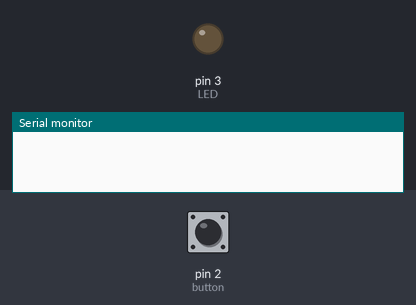
Simulated run of this sketch. Board: Arduino Uno, built with avr-gcc and run on an emulated ATmega328P. Shown: output pins drawn as LEDs (lit = HIGH), the last lines printed to the serial monitor. Inputs (shaded band) come from the test bench; at power-on: pin 2 (button) LOW.

Above: at 1.2 s.
1.3 s: pin 2 (button) pulled HIGH for 0.15 s
At 1.6 s:
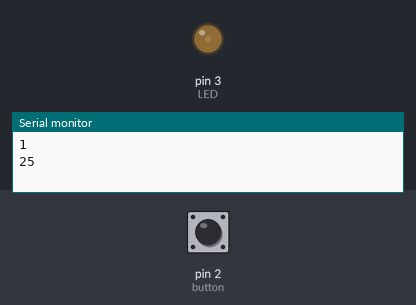
2.9 s: pin 2 (button) pulled HIGH for 1 s
At 4.0 s:
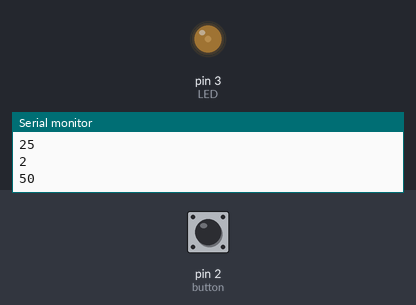
5.4 s: pin 2 (button) pulled HIGH for 0.15 s
At 5.9 s:
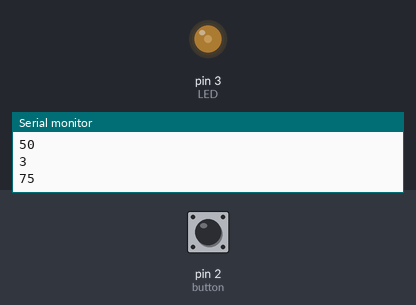
7.0 s: pin 2 (button) pulsed HIGH 5 times (0.12 s each, 0.3 s apart)
At 9.3 s:
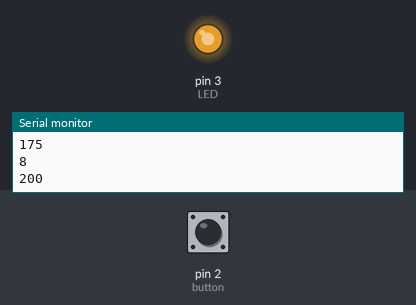
Timing chart, 0 to 10.8 s (numbered marks = the images above; inputs shaded):
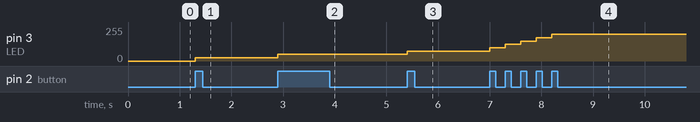

The sketch:

analogWrite.ino
```cpp
const int LED=3;
const int button=2;
int current=0;
int last=0;
int cnt=0;
int light=0;

void setup()
{
  Serial.begin(9600);
  pinMode(LED, OUTPUT);
  pinMode(button, INPUT);
}

void loop()
{
  current=digitalRead(button);
  if(current!=last)
  {
    if(current==HIGH)
    {
      cnt++;
      Serial.println(cnt);
      if(cnt>0&&cnt<=10)
      {
        light+=25;
        Serial.println(light);
        analogWrite(LED, light);
      }
      else if(cnt>10&&cnt<=20)
      {
        light-=25;
        analogWrite(LED, light);
        if(cnt==20)
          cnt=0;
      }
    }
    last=current;
    delay(50);
  }
}
```

Measured:
- after the input at 1.3 s, pin 3 (LED): 0/255 → 25/255 at once
- after the input at 2.9 s, pin 3 (LED): 25/255 → 50/255 at once
- after the input at 5.4 s, pin 3 (LED): 50/255 → 75/255 at once
- after the input at 7.0 s, pin 3 (LED): moves from 75/255 to 200/255 over 1.2 s, starting at once
